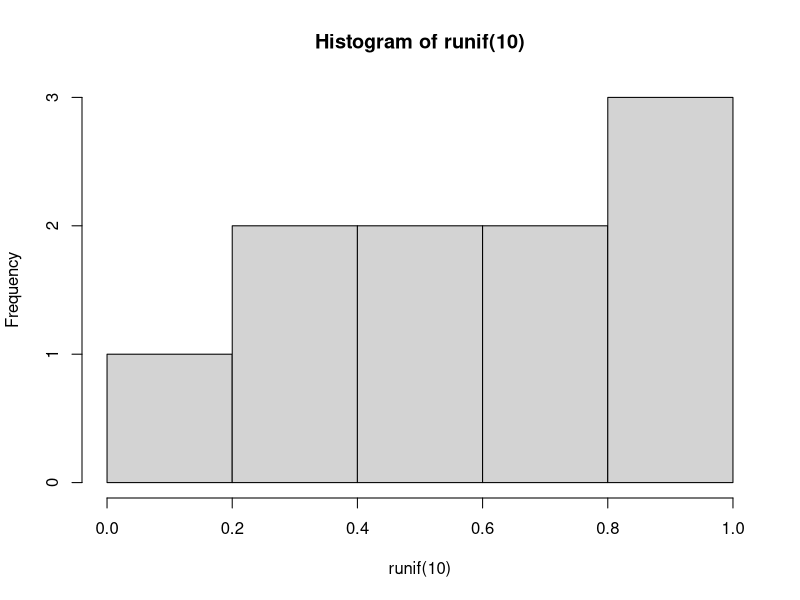

R code for this plot:
## ---- chunk 1
#| echo: true
hist(runif(10))
